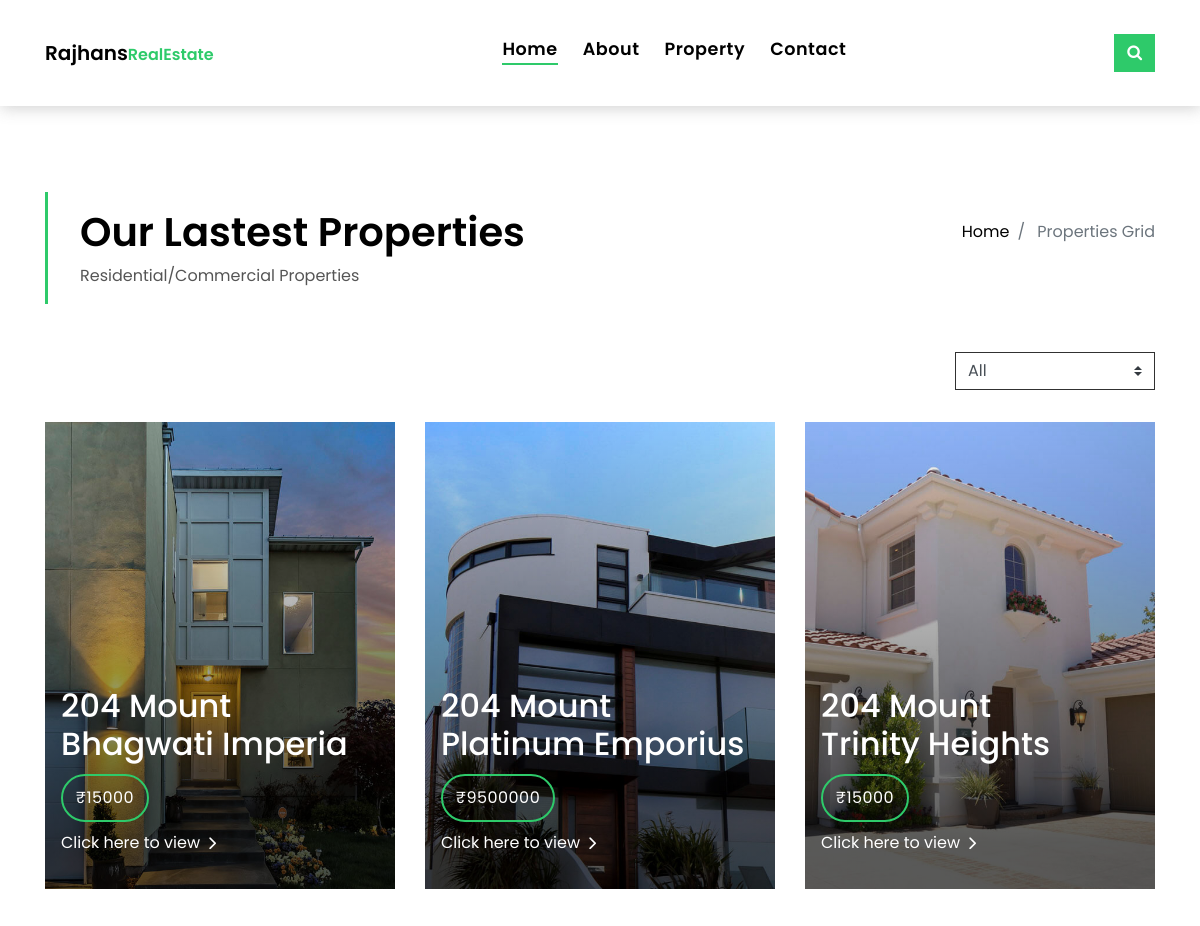
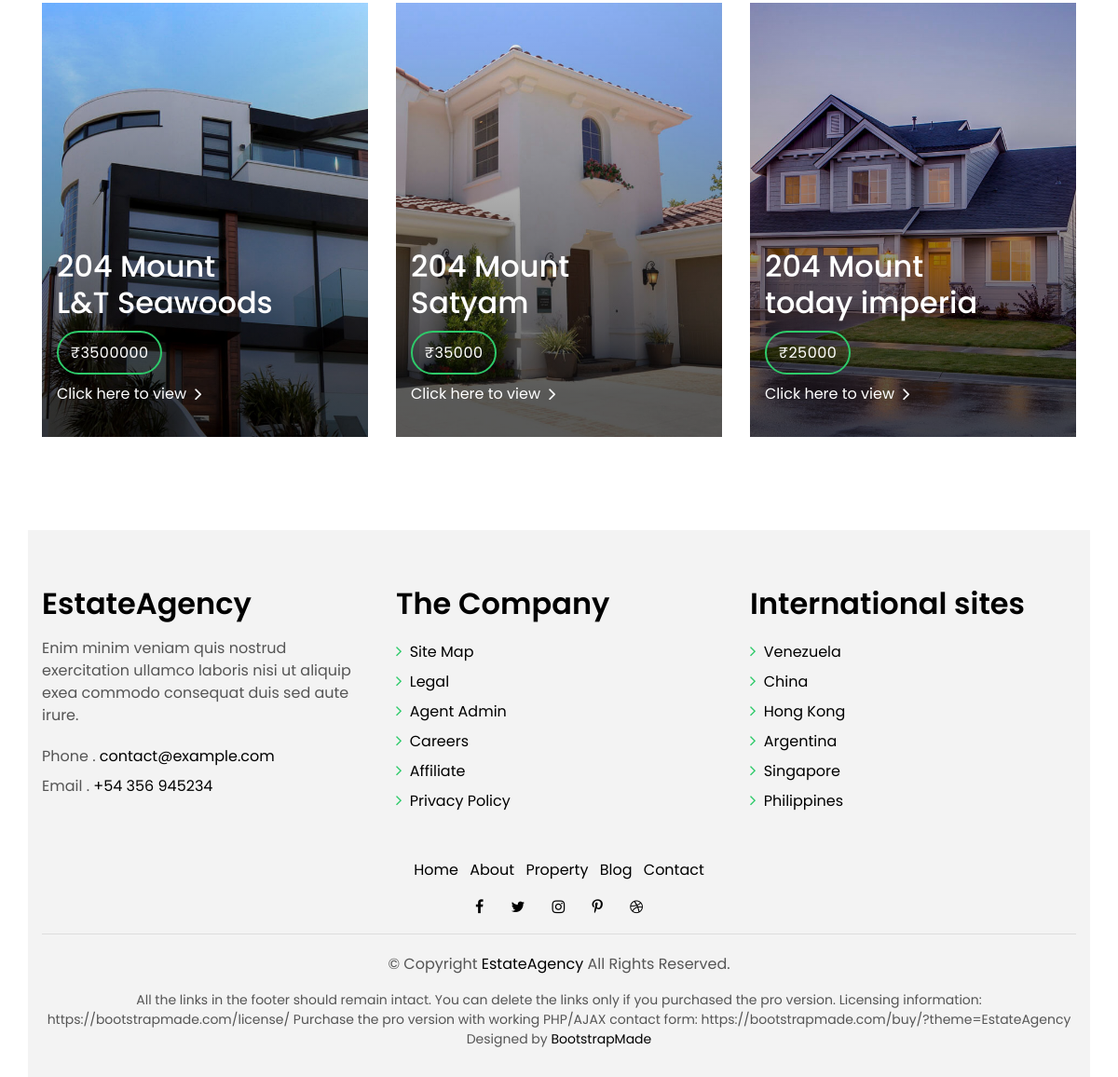
The app's page /property-grid.php with its own data (2 pictures, top to bottom).
### tables this page shows
CREATE TABLE `residentialproperty` (
  `PropertyId` int(11) NOT NULL,
  `BuyRent` varchar(255) NOT NULL,
  `PropertyType` varchar(255) NOT NULL,
  `BuildingName` varchar(255) NOT NULL,
  `Location` varchar(255) NOT NULL,
  `Area` int(11) NOT NULL,
  `FlatType` varchar(30) NOT NULL,
  `Price` int(11) NOT NULL,
  `Description` varchar(255) NOT NULL,
  `image` varchar(255) NOT NULL
);

CREATE TABLE `commercialproperty` (
  `Commercialid` int(30) NOT NULL,
  `BuyRent` varchar(255) NOT NULL,
  `PropertyType` varchar(255) NOT NULL,
  `BuildingName` varchar(255) NOT NULL,
  `Location` varchar(255) NOT NULL,
  `Area` int(11) NOT NULL,
  `Price` int(11) NOT NULL,
  `Description` varchar(255) NOT NULL,
  `image` varchar(255) NOT NULL
);

### property-grid.php (the view, shortened to what this page needs)
<!DOCTYPE html>
<html lang="en">
<head>
</head>
<body>
<?php
include_once 'DbConfig.php';
include_once 'header1.php';
?>
<div class="gallery">
    <section class="intro-single">
      <div class="container">
      <div class="row">
        <div class="col-md-12 col-lg-8">
          <div class="title-single-box">
            <h1 class="title-single">Our Lastest Properties</h1>
            <span class="color-text-a">Residential/Commercial Properties</span>
          </div>
        </div>
        <div class="col-md-12 col-lg-4">
          <nav aria-label="breadcrumb" class="breadcrumb-box d-flex justify-content-lg-end">
            <ol class="breadcrumb">
              <li class="breadcrumb-item">
                <a href="index.php">Home</a>
              </li>
              <li class="breadcrumb-item active" aria-current="page">
                Properties Grid
              </li>
            </ol>
          </nav>
        </div>
      </div>
    </div>
  </section>
  <section class="property-grid grid">
    <div class="container">
      <div class="row">
        <div class="col-sm-12">
          <div class="grid-option">
            <form>
              <select class="custom-select">
                <option selected>All</option>
              </select>
            </form>
          </div>
        </div>
<?php
$query1 = "select  *  from residentialproperty ORDER BY PropertyId DESC LIMIT 3";
$result1 = mysqli_query($conn, $query1);
if (mysqli_num_rows($result1) > 0) {
    while ($row = mysqli_fetch_assoc($result1)) {
        $PropertyId = $row["PropertyId"];
        $BuildingName = $row["BuildingName"];
        $Price = $row["Price"];
        $image = 'img/' . $row["image"];
        ?>
    <div class="col-md-4">
      <div class="card-box-a card-shadow">
        <div class="img-box-a">
          <img src="<?php echo $image; ?>"  alt="" class="img-a img-fluid">
        </div>
        <div class="card-overlay">
          <div class="card-overlay-a-content">
            <div class="card-header-a">
              <h2 class="card-title-a">
                <a href="#">204 Mount
                  <br /> <?php echo $BuildingName; ?></a>
              </h2>
            </div>
            <div class="card-body-a">
              <div class="price-box d-flex">
                <span class="price-a">₹<?php echo $Price; ?></span>
              </div>
              <a href="property-single.php?Property_Id=<?php echo $PropertyId; ?>" class="link-a">Click here to view
              <span class="ion-ios-arrow-forward"></span>
              </a>
            </div>
          </div>
        </div>
      </div>
    </div>
    <?php
    }
}
$query2 = "select * from commercialproperty ORDER BY Commercialid DESC LIMIT 3";
$result2 = mysqli_query($conn, $query2);
if (mysqli_num_rows($result2) > 0) {
    while ($row = mysqli_fetch_assoc($result2)) {
        $Commercialid = $row["Commercialid"];
        $BuildingName = $row["BuildingName"];
        $Price = $row["Price"];
        $image = 'img/' . $row["image"];
        ?>
          <div class="col-md-4">
          <div class="card-box-a card-shadow">
            <div class="img-box-a">
              <img src="<?php echo $image; ?>"  alt="" class="img-a img-fluid">
            </div>
            <div class="card-overlay">
              <div class="card-overlay-a-content">
                <div class="card-header-a">
                  <h2 class="card-title-a">
                    <a href="#">204 Mount
                      <br /> <?php echo $BuildingName; ?></a>
                  </h2>
                </div>
                <div class="card-body-a">
                  <div class="price-box d-flex">
                    <span class="price-a">₹<?php echo $Price; ?></span>
                  </div>
                  <a href="property-single.php?Property_Id=<?php echo $Commercialid; ?>" class="link-a">Click here to view
                    <span class="ion-ios-arrow-forward"></span>
                  </a>
                </div>
              </div>
            </div>
          </div>
        </div>
      <?php
}
}
include_once 'footer1.php';
?>

### DbConfig.php (shortened to what this page needs)
<!DOCTYPE html>
<html lang="en">
<head>
</head>
<body>
</body>
</html>

### header1.php (shortened to what this page needs)
<!DOCTYPE html>
<html lang="en">
<head>
  <link href="lib/bootstrap/css/bootstrap.min.css" rel="stylesheet">
  <link href="lib/font-awesome/css/font-awesome.min.css" rel="stylesheet">
  <link href="lib/animate/animate.min.css" rel="stylesheet">
  <link href="lib/ionicons/css/ionicons.min.css" rel="stylesheet">
  <link href="lib/owlcarousel/assets/owl.carousel.min.css" rel="stylesheet">
  <link href="css/style.css" rel="stylesheet">
</head>
<body>
  <nav class="navbar navbar-default navbar-trans navbar-expand-lg fixed-top">
    <div class="container">
      <a class="navbar-brand text-brand" href="index.php" style="font-size:20px">Rajhans<span class="color-b" style="font-size:16px">RealEstate</span></a>
      <div class="navbar-collapse collapse justify-content-center" id="navbarDefault">
        <ul class="navbar-nav">
          <li class="nav-item">
            <a class="nav-link active" href="index.php">Home</a>
          </li>
          <li class="nav-item">
            <a class="nav-link" href="about.php">About</a>
          </li>
          <li class="nav-item">
            <a class="nav-link" href="property-grid.php">Property</a>
          </li>
          <li class="nav-item">
            <a class="nav-link" href="contact.php">Contact</a>
          </li>
        </ul>
      </div>
      <button type="button" class="btn btn-b-n navbar-toggle-box-collapse d-none d-md-block" data-toggle="collapse"
        data-target="#navbarTogglerDemo01" aria-expanded="false">
        <span class="fa fa-search" aria-hidden="true"></span>
      </button>
    </div>
  </nav>
</body>
</html>

### footer1.php (shortened to what this page needs)
<!DOCTYPE html>
<html lang="en">
<head>
  <link href="lib/bootstrap/css/bootstrap.min.css" rel="stylesheet">
  <link href="lib/font-awesome/css/font-awesome.min.css" rel="stylesheet">
  <link href="lib/animate/animate.min.css" rel="stylesheet">
  <link href="lib/ionicons/css/ionicons.min.css" rel="stylesheet">
  <link href="lib/owlcarousel/assets/owl.carousel.min.css" rel="stylesheet">
  <link href="css/style.css" rel="stylesheet">
</head>
<body>
   <section class="section-footer">
    <div class="container">
      <div class="row">
        <div class="col-sm-12 col-md-4">
          <div class="widget-a">
            <div class="w-header-a">
              <h3 class="w-title-a text-brand">EstateAgency</h3>
            </div>
            <div class="w-body-a">
              <p class="w-text-a color-text-a">
                Enim minim veniam quis nostrud exercitation ullamco laboris nisi ut aliquip exea commodo consequat duis
                sed aute irure.
              </p>
            </div>
            <div class="w-footer-a">
              <ul class="list-unstyled">
                <li class="color-a">
                  <span class="color-text-a">Phone .</span> contact@example.com</li>
                <li class="color-a">
                  <span class="color-text-a">Email .</span> +54 356 945234</li>
              </ul>
            </div>
          </div>
        </div>
        <div class="col-sm-12 col-md-4 section-md-t3">
          <div class="widget-a">
            <div class="w-header-a">
              <h3 class="w-title-a text-brand">The Company</h3>
            </div>
            <div class="w-body-a">
              <div class="w-body-a">
                <ul class="list-unstyled">
                  <li class="item-list-a">
                    <i class="fa fa-angle-right"></i> <a href="#">Site Map</a>
                  </li>
                  <li class="item-list-a">
                    <i class="fa fa-angle-right"></i> <a href="#">Legal</a>
                  </li>
                  <li class="item-list-a">
                    <i class="fa fa-angle-right"></i> <a href="#">Agent Admin</a>
                  </li>
                  <li class="item-list-a">
                    <i class="fa fa-angle-right"></i> <a href="#">Careers</a>
                  </li>
                  <li class="item-list-a">
                    <i class="fa fa-angle-right"></i> <a href="#">Affiliate</a>
                  </li>
                  <li class="item-list-a">
                    <i class="fa fa-angle-right"></i> <a href="#">Privacy Policy</a>
                  </li>
                </ul>
              </div>
            </div>
          </div>
        </div>
        <div class="col-sm-12 col-md-4 section-md-t3">
          <div class="widget-a">
            <div class="w-header-a">
              <h3 class="w-title-a text-brand">International sites</h3>
            </div>
            <div class="w-body-a">
              <ul class="list-unstyled">
                <li class="item-list-a">
                  <i class="fa fa-angle-right"></i> <a href="#">Venezuela</a>
                </li>
                <li class="item-list-a">
                  <i class="fa fa-angle-right"></i> <a href="#">China</a>
                </li>
                <li class="item-list-a">
                  <i class="fa fa-angle-right"></i> <a href="#">Hong Kong</a>
                </li>
                <li class="item-list-a">
                  <i class="fa fa-angle-right"></i> <a href="#">Argentina</a>
                </li>
                <li class="item-list-a">
                  <i class="fa fa-angle-right"></i> <a href="#">Singapore</a>
                </li>
                <li class="item-list-a">
                  <i class="fa fa-angle-right"></i> <a href="#">Philippines</a>
                </li>
              </ul>
            </div>
          </div>
        </div>
      </div>
    </div>
  </section>
  <footer>
    <div class="container">
      <div class="row">
        <div class="col-md-12">
          <nav class="nav-footer">
            <ul class="list-inline">
              <li class="list-inline-item">
                <a href="#">Home</a>
              </li>
              <li class="list-inline-item">
                <a href="#">About</a>
              </li>
              <li class="list-inline-item">
                <a href="#">Property</a>
              </li>
              <li class="list-inline-item">
                <a href="#">Blog</a>
              </li>
              <li class="list-inline-item">
                <a href="#">Contact</a>
              </li>
            </ul>
          </nav>
          <div class="socials-a">
            <ul class="list-inline">
              <li class="list-inline-item">
                <a href="#">
                  <i class="fa fa-facebook" aria-hidden="true"></i>
                </a>
              </li>
              <li class="list-inline-item">
                <a href="#">
                  <i class="fa fa-twitter" aria-hidden="true"></i>
                </a>
              </li>
              <li class="list-inline-item">
                <a href="#">
                  <i class="fa fa-instagram" aria-hidden="true"></i>
                </a>
              </li>
              <li class="list-inline-item">
                <a href="#">
                  <i class="fa fa-pinterest-p" aria-hidden="true"></i>
                </a>
              </li>
              <li class="list-inline-item">
                <a href="#">
                  <i class="fa fa-dribbble" aria-hidden="true"></i>
                </a>
              </li>
            </ul>
          </div>
          <div class="copyright-footer">
            <p class="copyright color-text-a">
              &copy; Copyright
              <span class="color-a">EstateAgency</span> All Rights Reserved.
            </p>
          </div>
          <div class="credits">
              All the links in the footer should remain intact.
              You can delete the links only if you purchased the pro version.
              Licensing information: https://bootstrapmade.com/license/
              Purchase the pro version with working PHP/AJAX contact form: https://bootstrapmade.com/buy/?theme=EstateAgency
            Designed by <a href="https://bootstrapmade.com/">BootstrapMade</a>
          </div>
        </div>
      </div>
    </div>
  </footer>
</body>
</html>

### records on screen
residentialproperty: image (picture), BuildingName "Bhagwati Imperia", Price "15000"
residentialproperty: image (picture), BuildingName "Platinum Emporius", Price "9500000"
residentialproperty: image (picture), BuildingName "Trinity Heights", Price "15000"
commercialproperty: image (picture), BuildingName "L&T Seawoods", Price "3500000"
commercialproperty: image (picture), BuildingName "Satyam", Price "35000"
commercialproperty: image (picture), BuildingName "today imperia", Price "25000"
